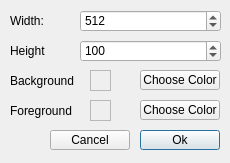
<?xml version="1.0" encoding="UTF-8"?>
<ui version="4.0">
 <class>FDisplayHistogramDialog</class>
 <widget class="QDialog" name="FDisplayHistogramDialog">
  <property name="geometry">
   <rect>
    <x>0</x>
    <y>0</y>
    <width>230</width>
    <height>163</height>
   </rect>
  </property>
  <property name="windowTitle">
   <string>Dialog</string>
  </property>
  <widget class="QPushButton" name="cmdOk">
   <property name="geometry">
    <rect>
     <x>140</x>
     <y>130</y>
     <width>80</width>
     <height>20</height>
    </rect>
   </property>
   <property name="text">
    <string>Ok</string>
   </property>
  </widget>
  <widget class="QPushButton" name="cmdCancel">
   <property name="geometry">
    <rect>
     <x>50</x>
     <y>130</y>
     <width>80</width>
     <height>20</height>
    </rect>
   </property>
   <property name="text">
    <string>Cancel</string>
   </property>
  </widget>
  <widget class="QSpinBox" name="spnWidth">
   <property name="geometry">
    <rect>
     <x>80</x>
     <y>10</y>
     <width>141</width>
     <height>22</height>
    </rect>
   </property>
   <property name="maximum">
    <number>10000</number>
   </property>
   <property name="value">
    <number>512</number>
   </property>
  </widget>
  <widget class="QSpinBox" name="spnHeight">
   <property name="geometry">
    <rect>
     <x>80</x>
     <y>40</y>
     <width>141</width>
     <height>22</height>
    </rect>
   </property>
   <property name="maximum">
    <number>10000</number>
   </property>
   <property name="value">
    <number>100</number>
   </property>
  </widget>
  <widget class="QLabel" name="lblWidth">
   <property name="geometry">
    <rect>
     <x>10</x>
     <y>10</y>
     <width>61</width>
     <height>21</height>
    </rect>
   </property>
   <property name="text">
    <string>Width:</string>
   </property>
  </widget>
  <widget class="QLabel" name="lblHeight">
   <property name="geometry">
    <rect>
     <x>10</x>
     <y>40</y>
     <width>61</width>
     <height>21</height>
    </rect>
   </property>
   <property name="text">
    <string>Height</string>
   </property>
  </widget>
  <widget class="QLabel" name="label">
   <property name="geometry">
    <rect>
     <x>10</x>
     <y>70</y>
     <width>71</width>
     <height>21</height>
    </rect>
   </property>
   <property name="text">
    <string>Background</string>
   </property>
  </widget>
  <widget class="QFrame" name="frmBackColor">
   <property name="geometry">
    <rect>
     <x>90</x>
     <y>70</y>
     <width>21</width>
     <height>21</height>
    </rect>
   </property>
   <property name="autoFillBackground">
    <bool>true</bool>
   </property>
   <property name="frameShape">
    <enum>QFrame::StyledPanel</enum>
   </property>
   <property name="frameShadow">
    <enum>QFrame::Raised</enum>
   </property>
  </widget>
  <widget class="QPushButton" name="cmdBackColor">
   <property name="geometry">
    <rect>
     <x>140</x>
     <y>70</y>
     <width>80</width>
     <height>20</height>
    </rect>
   </property>
   <property name="text">
    <string>Choose Color</string>
   </property>
  </widget>
  <widget class="QLabel" name="label_2">
   <property name="geometry">
    <rect>
     <x>10</x>
     <y>100</y>
     <width>71</width>
     <height>21</height>
    </rect>
   </property>
   <property name="text">
    <string>Foreground</string>
   </property>
  </widget>
  <widget class="QFrame" name="frmForeColor">
   <property name="geometry">
    <rect>
     <x>90</x>
     <y>100</y>
     <width>21</width>
     <height>21</height>
    </rect>
   </property>
   <property name="autoFillBackground">
    <bool>true</bool>
   </property>
   <property name="frameShape">
    <enum>QFrame::StyledPanel</enum>
   </property>
   <property name="frameShadow">
    <enum>QFrame::Raised</enum>
   </property>
  </widget>
  <widget class="QPushButton" name="cmdForeColor">
   <property name="geometry">
    <rect>
     <x>140</x>
     <y>100</y>
     <width>80</width>
     <height>20</height>
    </rect>
   </property>
   <property name="text">
    <string>Choose Color</string>
   </property>
  </widget>
 </widget>
 <resources/>
 <connections/>
</ui>
